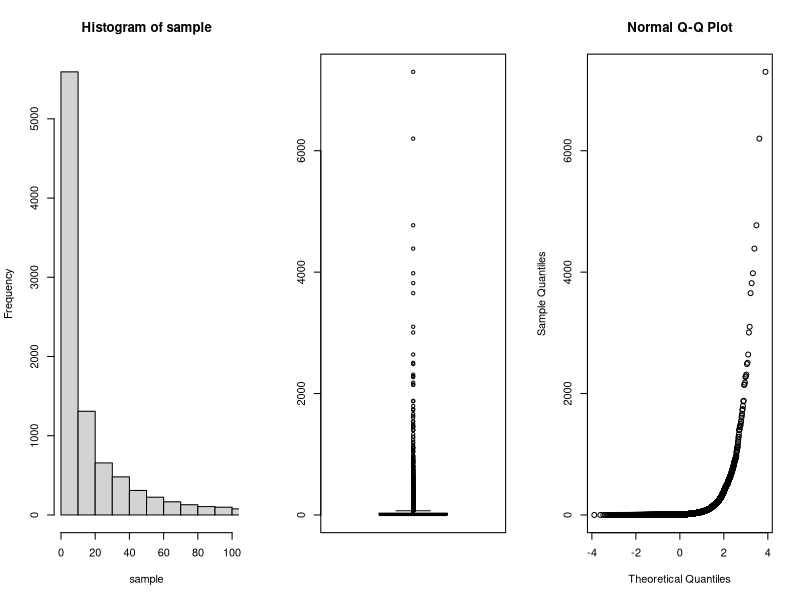
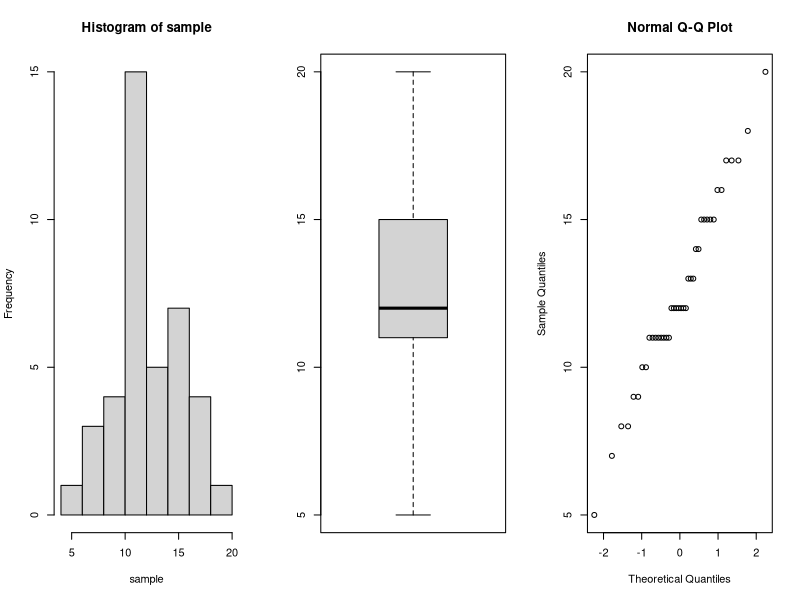
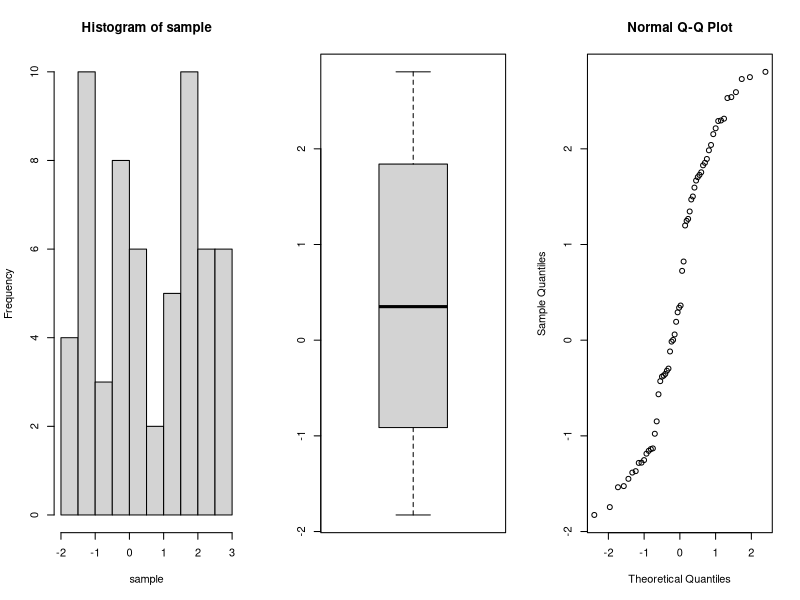
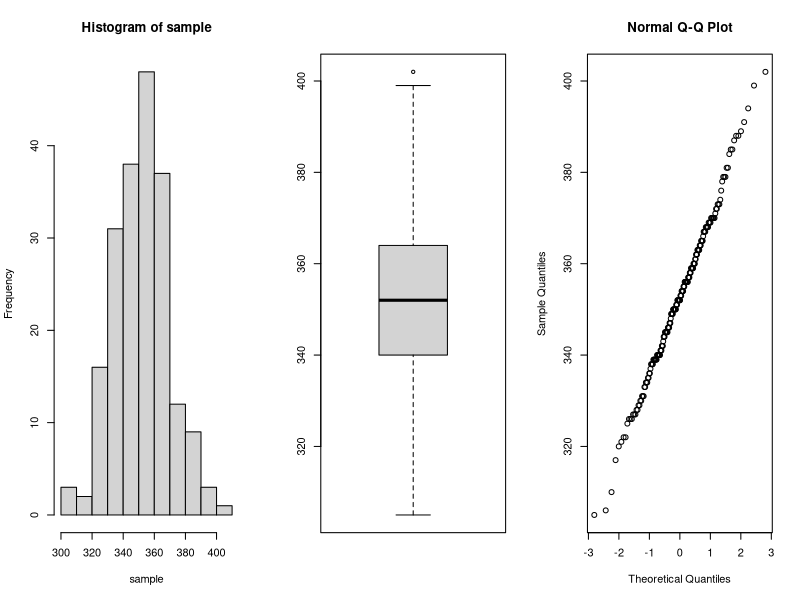

Write the R code that produced these figures, in order.
## ---- chunk 1
par(mfrow=c(1,3)) # two plots next each other
sample=rlnorm(10000,2,2) # from the lognormal distribution with mu=sigma=2
hist(sample,xlim=c(0,100),breaks=1000) # hist(sample) will not look good, why?
# to see the breaks: hist(sample,xlim=c(0,100),breaks=1000)$breaks
boxplot(sample) # a lot of outliers
qqnorm(sample) # of course, not normal

sample=rbinom(40,50,0.25) # from the binomial distribution with n=50 and p=0.25
hist(sample);boxplot(sample);qqnorm(sample) # looks like normal

sample=runif(60,-2,3) #from the uniform distribution on the interval [-2,3]
hist(sample);boxplot(sample);qqnorm(sample) # of course, not normal

sample=rpois(200,350) #from the Poisson distribution with lambda = 350
hist(sample);boxplot(sample);qqnorm(sample) # looks like normal
